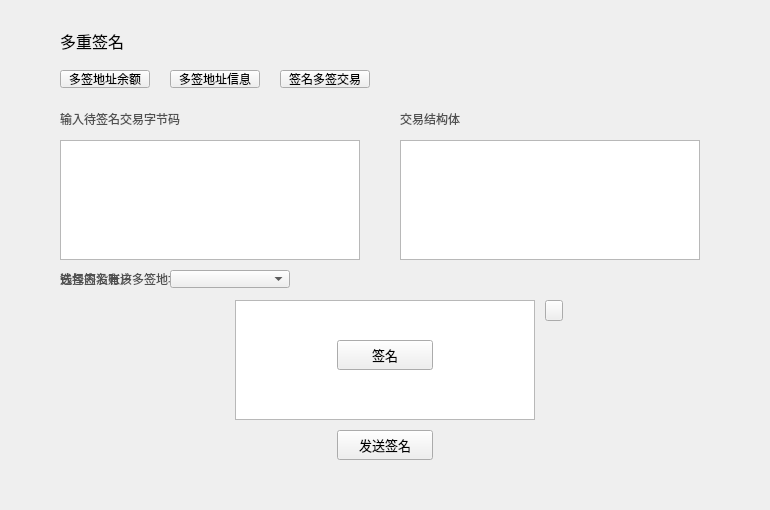
<?xml version="1.0" encoding="UTF-8"?>
<ui version="4.0">
 <class>MultiSigPage</class>
 <widget class="QWidget" name="MultiSigPage">
  <property name="geometry">
   <rect>
    <x>0</x>
    <y>0</y>
    <width>770</width>
    <height>510</height>
   </rect>
  </property>
  <property name="windowTitle">
   <string>Form</string>
  </property>
  <widget class="QLabel" name="title_label">
   <property name="geometry">
    <rect>
     <x>60</x>
     <y>28</y>
     <width>200</width>
     <height>26</height>
    </rect>
   </property>
   <property name="font">
    <font>
     <family>微软雅黑</family>
     <pointsize>12</pointsize>
     <weight>50</weight>
     <italic>false</italic>
     <bold>false</bold>
    </font>
   </property>
   <property name="styleSheet">
    <string notr="true"/>
   </property>
   <property name="text">
    <string>多重签名</string>
   </property>
  </widget>
  <widget class="QPushButton" name="typeBalanceBtn">
   <property name="geometry">
    <rect>
     <x>60</x>
     <y>70</y>
     <width>90</width>
     <height>18</height>
    </rect>
   </property>
   <property name="cursor">
    <cursorShape>PointingHandCursor</cursorShape>
   </property>
   <property name="styleSheet">
    <string notr="true"/>
   </property>
   <property name="text">
    <string>多签地址余额</string>
   </property>
  </widget>
  <widget class="QPushButton" name="typeInfoBtn">
   <property name="geometry">
    <rect>
     <x>170</x>
     <y>70</y>
     <width>90</width>
     <height>18</height>
    </rect>
   </property>
   <property name="cursor">
    <cursorShape>PointingHandCursor</cursorShape>
   </property>
   <property name="styleSheet">
    <string notr="true"/>
   </property>
   <property name="text">
    <string>多签地址信息</string>
   </property>
  </widget>
  <widget class="QPushButton" name="typeSignBtn">
   <property name="geometry">
    <rect>
     <x>280</x>
     <y>70</y>
     <width>90</width>
     <height>18</height>
    </rect>
   </property>
   <property name="cursor">
    <cursorShape>PointingHandCursor</cursorShape>
   </property>
   <property name="styleSheet">
    <string notr="true"/>
   </property>
   <property name="text">
    <string>签名多签交易</string>
   </property>
  </widget>
  <widget class="QStackedWidget" name="stackedWidget2">
   <property name="geometry">
    <rect>
     <x>0</x>
     <y>100</y>
     <width>770</width>
     <height>410</height>
    </rect>
   </property>
   <property name="currentIndex">
    <number>1</number>
   </property>
   <widget class="QWidget" name="page_3">
    <widget class="QComboBox" name="multiSigAddressComboBox">
     <property name="geometry">
      <rect>
       <x>60</x>
       <y>10</y>
       <width>300</width>
       <height>20</height>
      </rect>
     </property>
     <property name="font">
      <font>
       <family>微软雅黑</family>
       <weight>50</weight>
       <bold>false</bold>
      </font>
     </property>
     <property name="focusPolicy">
      <enum>Qt::NoFocus</enum>
     </property>
     <property name="styleSheet">
      <string notr="true"/>
     </property>
    </widget>
    <widget class="QToolButton" name="copyBtn">
     <property name="geometry">
      <rect>
       <x>370</x>
       <y>9</y>
       <width>18</width>
       <height>21</height>
      </rect>
     </property>
     <property name="font">
      <font>
       <family>微软雅黑</family>
      </font>
     </property>
     <property name="cursor">
      <cursorShape>PointingHandCursor</cursorShape>
     </property>
     <property name="focusPolicy">
      <enum>Qt::NoFocus</enum>
     </property>
     <property name="text">
      <string/>
     </property>
     <property name="BtnStyle" stdset="0">
      <string>copy</string>
     </property>
    </widget>
    <widget class="QStackedWidget" name="stackedWidget">
     <property name="geometry">
      <rect>
       <x>0</x>
       <y>50</y>
       <width>770</width>
       <height>360</height>
      </rect>
     </property>
     <property name="currentIndex">
      <number>1</number>
     </property>
     <widget class="QWidget" name="page">
      <widget class="QTableWidget" name="balanceTableWidget">
       <property name="geometry">
        <rect>
         <x>60</x>
         <y>0</y>
         <width>650</width>
         <height>270</height>
        </rect>
       </property>
       <property name="cursor" stdset="0">
        <cursorShape>PointingHandCursor</cursorShape>
       </property>
       <property name="layoutDirection">
        <enum>Qt::LeftToRight</enum>
       </property>
       <property name="styleSheet">
        <string notr="true"/>
       </property>
       <property name="frameShape">
        <enum>QFrame::Box</enum>
       </property>
       <property name="frameShadow">
        <enum>QFrame::Plain</enum>
       </property>
       <property name="verticalScrollBarPolicy">
        <enum>Qt::ScrollBarAsNeeded</enum>
       </property>
       <property name="horizontalScrollBarPolicy">
        <enum>Qt::ScrollBarAlwaysOff</enum>
       </property>
       <property name="autoScroll">
        <bool>true</bool>
       </property>
       <property name="editTriggers">
        <set>QAbstractItemView::NoEditTriggers</set>
       </property>
       <property name="selectionMode">
        <enum>QAbstractItemView::NoSelection</enum>
       </property>
       <property name="iconSize">
        <size>
         <width>19</width>
         <height>12</height>
        </size>
       </property>
       <property name="showGrid">
        <bool>true</bool>
       </property>
       <property name="gridStyle">
        <enum>Qt::SolidLine</enum>
       </property>
       <attribute name="horizontalHeaderVisible">
        <bool>false</bool>
       </attribute>
       <attribute name="horizontalHeaderCascadingSectionResizes">
        <bool>false</bool>
       </attribute>
       <attribute name="horizontalHeaderHighlightSections">
        <bool>false</bool>
       </attribute>
       <attribute name="verticalHeaderVisible">
        <bool>false</bool>
       </attribute>
       <attribute name="verticalHeaderHighlightSections">
        <bool>false</bool>
       </attribute>
       <column>
        <property name="text">
         <string>币种</string>
        </property>
        <property name="font">
         <font>
          <family>微软雅黑</family>
         </font>
        </property>
        <property name="textAlignment">
         <set>AlignCenter</set>
        </property>
       </column>
       <column>
        <property name="text">
         <string>余额</string>
        </property>
        <property name="font">
         <font>
          <family>微软雅黑</family>
         </font>
        </property>
        <property name="textAlignment">
         <set>AlignCenter</set>
        </property>
       </column>
       <column>
        <property name="text">
         <string/>
        </property>
       </column>
      </widget>
     </widget>
     <widget class="QWidget" name="page_2">
      <widget class="QTableWidget" name="infoTableWidget">
       <property name="geometry">
        <rect>
         <x>60</x>
         <y>30</y>
         <width>650</width>
         <height>230</height>
        </rect>
       </property>
       <property name="cursor" stdset="0">
        <cursorShape>PointingHandCursor</cursorShape>
       </property>
       <property name="layoutDirection">
        <enum>Qt::LeftToRight</enum>
       </property>
       <property name="styleSheet">
        <string notr="true"/>
       </property>
       <property name="frameShape">
        <enum>QFrame::Box</enum>
       </property>
       <property name="frameShadow">
        <enum>QFrame::Plain</enum>
       </property>
       <property name="verticalScrollBarPolicy">
        <enum>Qt::ScrollBarAsNeeded</enum>
       </property>
       <property name="horizontalScrollBarPolicy">
        <enum>Qt::ScrollBarAlwaysOff</enum>
       </property>
       <property name="autoScroll">
        <bool>true</bool>
       </property>
       <property name="editTriggers">
        <set>QAbstractItemView::NoEditTriggers</set>
       </property>
       <property name="selectionMode">
        <enum>QAbstractItemView::NoSelection</enum>
       </property>
       <property name="iconSize">
        <size>
         <width>19</width>
         <height>12</height>
        </size>
       </property>
       <property name="showGrid">
        <bool>true</bool>
       </property>
       <property name="gridStyle">
        <enum>Qt::SolidLine</enum>
       </property>
       <attribute name="horizontalHeaderVisible">
        <bool>false</bool>
       </attribute>
       <attribute name="horizontalHeaderCascadingSectionResizes">
        <bool>false</bool>
       </attribute>
       <attribute name="horizontalHeaderHighlightSections">
        <bool>false</bool>
       </attribute>
       <attribute name="verticalHeaderVisible">
        <bool>false</bool>
       </attribute>
       <attribute name="verticalHeaderHighlightSections">
        <bool>false</bool>
       </attribute>
       <column>
        <property name="text">
         <string>地址</string>
        </property>
        <property name="font">
         <font>
          <family>微软雅黑</family>
         </font>
        </property>
        <property name="textAlignment">
         <set>AlignCenter</set>
        </property>
       </column>
       <column>
        <property name="text">
         <string/>
        </property>
        <property name="font">
         <font>
          <family>微软雅黑</family>
         </font>
        </property>
        <property name="textAlignment">
         <set>AlignCenter</set>
        </property>
       </column>
      </widget>
      <widget class="QLabel" name="requiredLabel">
       <property name="geometry">
        <rect>
         <x>60</x>
         <y>0</y>
         <width>300</width>
         <height>20</height>
        </rect>
       </property>
       <property name="styleSheet">
        <string notr="true">QLabel{color: rgb(80,80,80);
font: 11px &quot;微软雅黑&quot;;}</string>
       </property>
       <property name="text">
        <string/>
       </property>
      </widget>
     </widget>
    </widget>
    <widget class="QToolButton" name="createMultiSigBtn">
     <property name="geometry">
      <rect>
       <x>610</x>
       <y>10</y>
       <width>100</width>
       <height>24</height>
      </rect>
     </property>
     <property name="font">
      <font>
       <family>微软雅黑</family>
       <weight>50</weight>
       <italic>false</italic>
       <bold>false</bold>
      </font>
     </property>
     <property name="cursor">
      <cursorShape>PointingHandCursor</cursorShape>
     </property>
     <property name="focusPolicy">
      <enum>Qt::NoFocus</enum>
     </property>
     <property name="styleSheet">
      <string notr="true"/>
     </property>
     <property name="text">
      <string>新建多签地址</string>
     </property>
    </widget>
    <widget class="QToolButton" name="addMultiSigBtn">
     <property name="geometry">
      <rect>
       <x>500</x>
       <y>10</y>
       <width>100</width>
       <height>24</height>
      </rect>
     </property>
     <property name="font">
      <font>
       <family>微软雅黑</family>
       <weight>50</weight>
       <italic>false</italic>
       <bold>false</bold>
      </font>
     </property>
     <property name="cursor">
      <cursorShape>PointingHandCursor</cursorShape>
     </property>
     <property name="focusPolicy">
      <enum>Qt::NoFocus</enum>
     </property>
     <property name="styleSheet">
      <string notr="true"/>
     </property>
     <property name="text">
      <string>添加现有多签</string>
     </property>
    </widget>
    <widget class="QToolButton" name="deleteBtn">
     <property name="geometry">
      <rect>
       <x>430</x>
       <y>10</y>
       <width>60</width>
       <height>24</height>
      </rect>
     </property>
     <property name="font">
      <font>
       <family>微软雅黑</family>
       <weight>50</weight>
       <italic>false</italic>
       <bold>false</bold>
      </font>
     </property>
     <property name="cursor">
      <cursorShape>PointingHandCursor</cursorShape>
     </property>
     <property name="focusPolicy">
      <enum>Qt::NoFocus</enum>
     </property>
     <property name="styleSheet">
      <string notr="true"/>
     </property>
     <property name="text">
      <string>删除</string>
     </property>
    </widget>
   </widget>
   <widget class="QWidget" name="page_4">
    <widget class="QTextBrowser" name="trxCodeTextBrowser">
     <property name="geometry">
      <rect>
       <x>60</x>
       <y>40</y>
       <width>300</width>
       <height>120</height>
      </rect>
     </property>
     <property name="readOnly">
      <bool>false</bool>
     </property>
    </widget>
    <widget class="QLabel" name="label">
     <property name="geometry">
      <rect>
       <x>60</x>
       <y>10</y>
       <width>260</width>
       <height>18</height>
      </rect>
     </property>
     <property name="styleSheet">
      <string notr="true">QLabel{color: rgb(80,80,80);
font: 11px &quot;微软雅黑&quot;;}</string>
     </property>
     <property name="text">
      <string>输入待签名交易字节码</string>
     </property>
    </widget>
    <widget class="QLabel" name="label_2">
     <property name="geometry">
      <rect>
       <x>400</x>
       <y>10</y>
       <width>140</width>
       <height>18</height>
      </rect>
     </property>
     <property name="styleSheet">
      <string notr="true">QLabel{color: rgb(80,80,80);
font: 11px &quot;微软雅黑&quot;;}</string>
     </property>
     <property name="text">
      <string>交易结构体</string>
     </property>
    </widget>
    <widget class="QTextBrowser" name="trxStructTextBrowser">
     <property name="geometry">
      <rect>
       <x>400</x>
       <y>40</y>
       <width>300</width>
       <height>120</height>
      </rect>
     </property>
    </widget>
    <widget class="QLabel" name="addressLabel">
     <property name="geometry">
      <rect>
       <x>310</x>
       <y>170</y>
       <width>300</width>
       <height>18</height>
      </rect>
     </property>
     <property name="font">
      <font>
       <family>微软雅黑</family>
       <pointsize>-1</pointsize>
       <weight>50</weight>
       <italic>false</italic>
       <bold>false</bold>
      </font>
     </property>
     <property name="styleSheet">
      <string notr="true">QLabel{color: rgb(83,107,215);font: 11px &quot;微软雅黑&quot;;}
</string>
     </property>
     <property name="text">
      <string/>
     </property>
     <property name="scaledContents">
      <bool>true</bool>
     </property>
     <property name="alignment">
      <set>Qt::AlignLeading|Qt::AlignLeft|Qt::AlignVCenter</set>
     </property>
     <property name="textInteractionFlags">
      <set>Qt::TextSelectableByMouse</set>
     </property>
    </widget>
    <widget class="QComboBox" name="accountComboBox">
     <property name="geometry">
      <rect>
       <x>170</x>
       <y>170</y>
       <width>120</width>
       <height>18</height>
      </rect>
     </property>
     <property name="font">
      <font>
       <family>微软雅黑</family>
       <weight>50</weight>
       <bold>false</bold>
      </font>
     </property>
     <property name="focusPolicy">
      <enum>Qt::NoFocus</enum>
     </property>
     <property name="styleSheet">
      <string notr="true"/>
     </property>
    </widget>
    <widget class="QLabel" name="signerAccountLabel">
     <property name="geometry">
      <rect>
       <x>60</x>
       <y>170</y>
       <width>100</width>
       <height>18</height>
      </rect>
     </property>
     <property name="styleSheet">
      <string notr="true">QLabel{color: rgb(80,80,80);
font: 11px &quot;微软雅黑&quot;;}</string>
     </property>
     <property name="text">
      <string>选择签名账户</string>
     </property>
    </widget>
    <widget class="QLabel" name="noAccountLabel">
     <property name="geometry">
      <rect>
       <x>60</x>
       <y>170</y>
       <width>300</width>
       <height>18</height>
      </rect>
     </property>
     <property name="styleSheet">
      <string notr="true">QLabel{color: rgb(80,80,80);
font: 11px &quot;微软雅黑&quot;;}</string>
     </property>
     <property name="text">
      <string>钱包内没有该多签地址的账户</string>
     </property>
    </widget>
    <widget class="QToolButton" name="signBtn">
     <property name="geometry">
      <rect>
       <x>337</x>
       <y>240</y>
       <width>96</width>
       <height>30</height>
      </rect>
     </property>
     <property name="font">
      <font>
       <family>微软雅黑</family>
       <pointsize>10</pointsize>
      </font>
     </property>
     <property name="cursor">
      <cursorShape>PointingHandCursor</cursorShape>
     </property>
     <property name="focusPolicy">
      <enum>Qt::NoFocus</enum>
     </property>
     <property name="styleSheet">
      <string notr="true"/>
     </property>
     <property name="text">
      <string>签名</string>
     </property>
     <property name="BtnStyle" stdset="0">
      <string>ok</string>
     </property>
    </widget>
    <widget class="QTextBrowser" name="trxSignedextBrowser">
     <property name="geometry">
      <rect>
       <x>235</x>
       <y>200</y>
       <width>300</width>
       <height>120</height>
      </rect>
     </property>
    </widget>
    <widget class="QToolButton" name="sendSignatureBtn">
     <property name="geometry">
      <rect>
       <x>337</x>
       <y>330</y>
       <width>96</width>
       <height>30</height>
      </rect>
     </property>
     <property name="font">
      <font>
       <family>微软雅黑</family>
       <pointsize>10</pointsize>
      </font>
     </property>
     <property name="cursor">
      <cursorShape>PointingHandCursor</cursorShape>
     </property>
     <property name="focusPolicy">
      <enum>Qt::NoFocus</enum>
     </property>
     <property name="styleSheet">
      <string notr="true"/>
     </property>
     <property name="text">
      <string>发送签名</string>
     </property>
     <property name="BtnStyle" stdset="0">
      <string>ok</string>
     </property>
    </widget>
    <widget class="QToolButton" name="copyBtn2">
     <property name="geometry">
      <rect>
       <x>545</x>
       <y>200</y>
       <width>18</width>
       <height>21</height>
      </rect>
     </property>
     <property name="font">
      <font>
       <family>微软雅黑</family>
      </font>
     </property>
     <property name="cursor">
      <cursorShape>PointingHandCursor</cursorShape>
     </property>
     <property name="focusPolicy">
      <enum>Qt::NoFocus</enum>
     </property>
     <property name="text">
      <string/>
     </property>
     <property name="BtnStyle" stdset="0">
      <string>copy</string>
     </property>
    </widget>
    <widget class="QLabel" name="signedNumLabel">
     <property name="geometry">
      <rect>
       <x>580</x>
       <y>10</y>
       <width>100</width>
       <height>18</height>
      </rect>
     </property>
     <property name="text">
      <string/>
     </property>
     <property name="alignment">
      <set>Qt::AlignRight|Qt::AlignTrailing|Qt::AlignVCenter</set>
     </property>
    </widget>
    <widget class="QLabel" name="signedNumLabel2">
     <property name="geometry">
      <rect>
       <x>570</x>
       <y>200</y>
       <width>100</width>
       <height>18</height>
      </rect>
     </property>
     <property name="text">
      <string/>
     </property>
     <property name="alignment">
      <set>Qt::AlignRight|Qt::AlignTrailing|Qt::AlignVCenter</set>
     </property>
    </widget>
    <widget class="QLabel" name="requireInfoLabel">
     <property name="geometry">
      <rect>
       <x>285</x>
       <y>330</y>
       <width>200</width>
       <height>30</height>
      </rect>
     </property>
     <property name="text">
      <string/>
     </property>
     <property name="alignment">
      <set>Qt::AlignCenter</set>
     </property>
    </widget>
    <zorder>requireInfoLabel</zorder>
    <zorder>trxSignedextBrowser</zorder>
    <zorder>noAccountLabel</zorder>
    <zorder>trxCodeTextBrowser</zorder>
    <zorder>label</zorder>
    <zorder>label_2</zorder>
    <zorder>trxStructTextBrowser</zorder>
    <zorder>addressLabel</zorder>
    <zorder>accountComboBox</zorder>
    <zorder>signerAccountLabel</zorder>
    <zorder>signBtn</zorder>
    <zorder>sendSignatureBtn</zorder>
    <zorder>copyBtn2</zorder>
    <zorder>signedNumLabel</zorder>
    <zorder>signedNumLabel2</zorder>
   </widget>
  </widget>
  <zorder>stackedWidget2</zorder>
  <zorder>title_label</zorder>
  <zorder>typeBalanceBtn</zorder>
  <zorder>typeInfoBtn</zorder>
  <zorder>typeSignBtn</zorder>
 </widget>
 <resources/>
 <connections/>
</ui>
